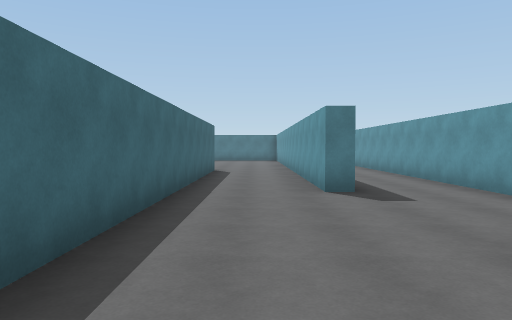
View 1 (above)

16 first-person views from a walk through a scene from a Unity 3-D project. The camera is 1.5 m above the floor, tilts 2° down and sees 70° across. Doors are open. The floor is counted in squares, 2 m on a side. Each view is taken from the middle of a square. On the plan, view 1 faces up. The plan holds only what a view shows up to about 11 squares ahead; the rest is blank. The player character is not drawn.

View 2
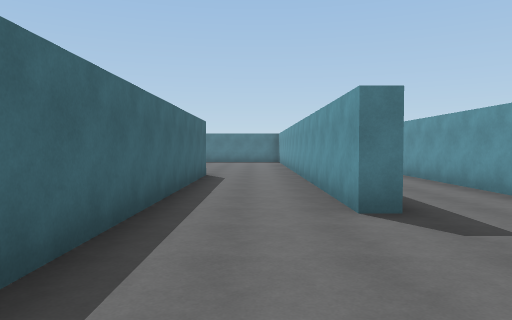

View 3
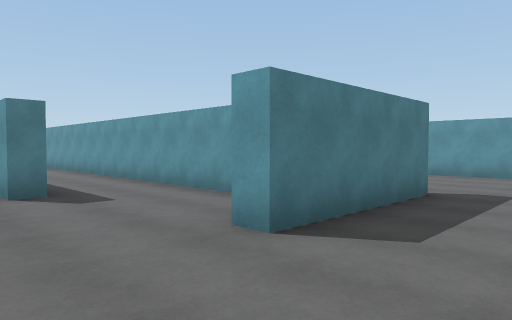

View 4
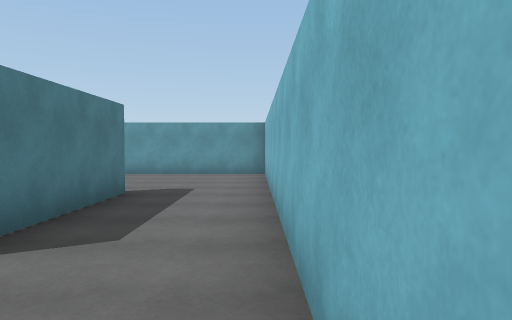

View 5
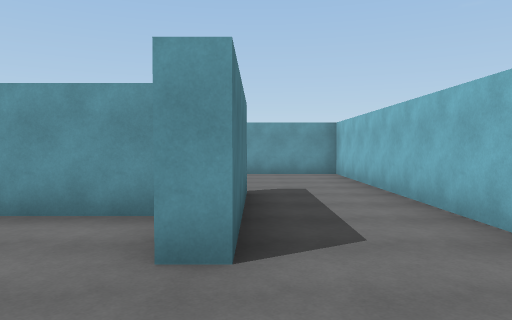

View 6
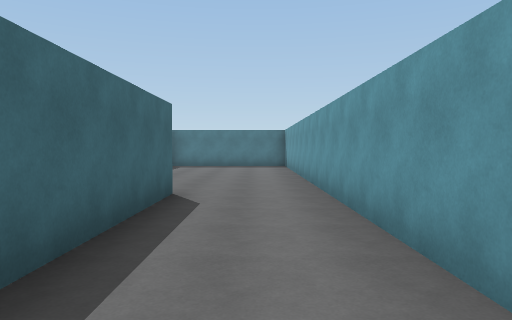

View 7
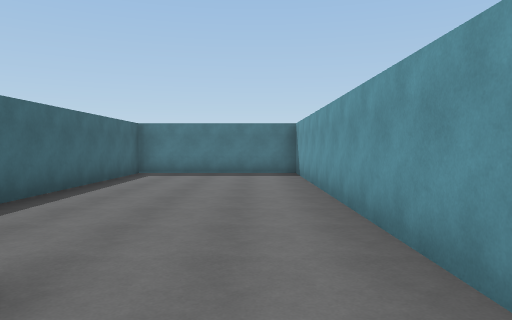

View 8
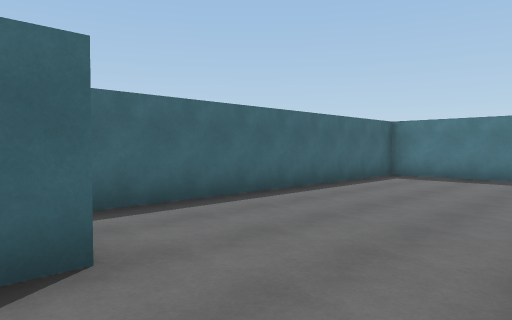

View 9
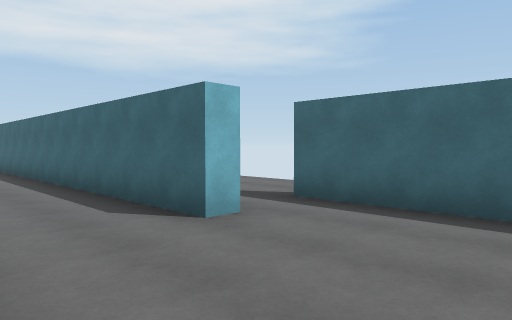

View 10
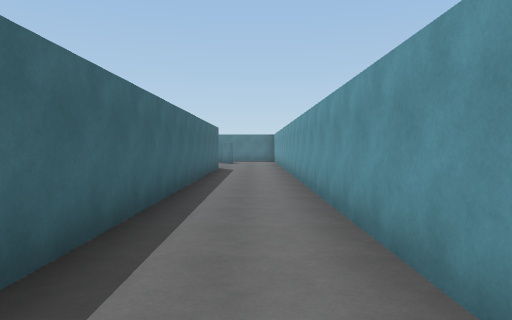

View 11
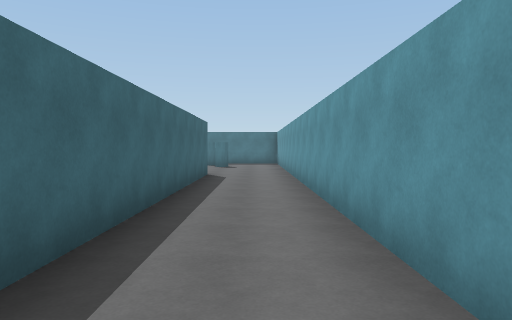

View 12
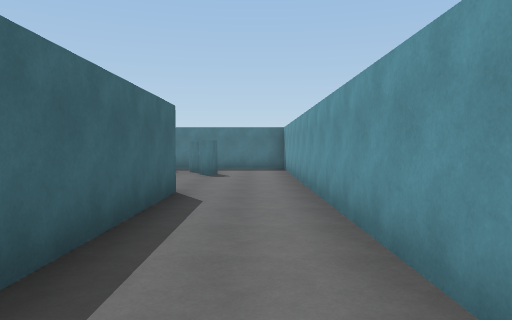

View 13
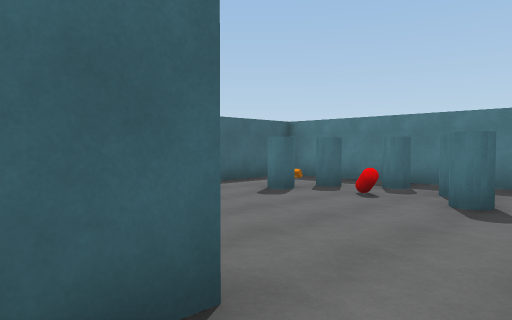

View 14
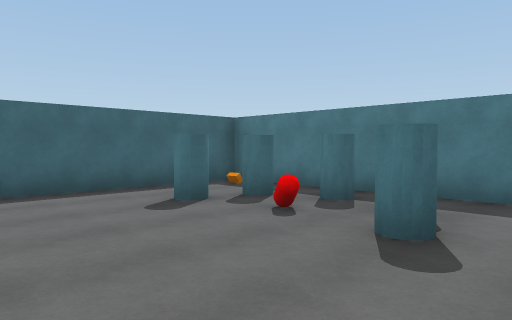

View 15
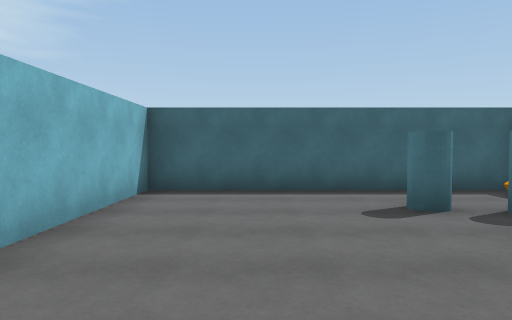

View 16
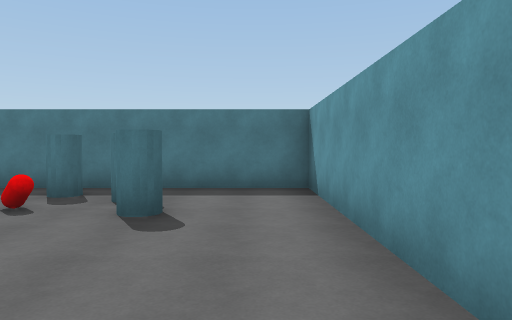

### Floor plan
Points are (right, up) in squares from view 1. A wall is a line through its corners. A room is listed if a view was taken in it or the views show most of it. See-through windows are left out.
Room 1 (views 1, 2, 3, 4, 5, 6, 7, 8, 10, 11, 12, 13)
walls: (1.8, 6.1) (1.2, 6.1) (1.2, 12.5); (-1.3, 11.9) (-1.3, 1.8); (4, 3) (4, 20.5); (2.3, 2.1) (2.3, 2.8); (0.2, -0.3) (1.4, -0.3); (1.7, 21.1) (1.7, 9.9)
ways out: opening at (0.5, 11.5) to room 2; opening at (3, 20) to room 3; opening at (1.5, 0.5)
Room 2 (view 9)
walls: (1.2, 12.5) (1.2, 20.6) (-3.4, 20.6) (-3.4, 11.4); (-1.9, 11.9) (-1.3, 11.9)
ways out: opening at (0.5, 11.5) to room 1; open door at (-2.5, 11.5)
Room 3 (views 14, 15, 16)
walls: (4, 20.5) (4, 27.7) (-3.4, 27.7) (-3.4, 21.1) (0.4, 21.1)
ways out: opening at (3, 20) to room 1
objects: orange block (-3, 27); column (-1, 25); column (-1, 26); red capsule (0, 25); column (0, 27); column (1, 26); column (2, 25)

Positions as (right, up) in squares from view 1, and headings:
1: (0, 0), facing up
2: (0, 2), facing up
3: (0, 0), facing up-right
4: (0, 0), facing right
5: (0, 2), facing right
6: (0, 6), facing up
7: (0, 10), facing up
8: (1, 11), facing up-left
9: (1, 15), facing down-left
10: (3, 8), facing up
11: (3, 11), facing up
12: (3, 15), facing up
13: (3, 20), facing up-left
14: (3, 22), facing up-left
15: (3, 23), facing left
16: (3, 21), facing up
